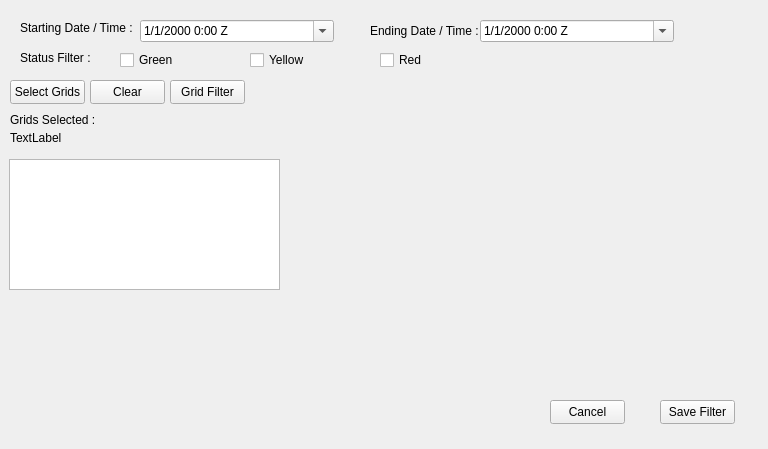
<?xml version="1.0" encoding="UTF-8"?>
<ui version="4.0">
 <class>FilterForm</class>
 <widget class="QWidget" name="FilterForm">
  <property name="windowModality">
   <enum>Qt::NonModal</enum>
  </property>
  <property name="geometry">
   <rect>
    <x>0</x>
    <y>0</y>
    <width>768</width>
    <height>449</height>
   </rect>
  </property>
  <property name="font">
   <font>
    <family>Arial</family>
   </font>
  </property>
  <property name="windowTitle">
   <string>Commstat Filters</string>
  </property>
  <widget class="QDateTimeEdit" name="StartDateTimeEdit">
   <property name="geometry">
    <rect>
     <x>140</x>
     <y>20</y>
     <width>194</width>
     <height>22</height>
    </rect>
   </property>
   <property name="displayFormat">
    <string>M/d/yyyy h:mm Z</string>
   </property>
   <property name="calendarPopup">
    <bool>true</bool>
   </property>
   <property name="timeSpec">
    <enum>Qt::UTC</enum>
   </property>
  </widget>
  <widget class="QLabel" name="StartTimeLabel">
   <property name="geometry">
    <rect>
     <x>20</x>
     <y>20</y>
     <width>121</width>
     <height>16</height>
    </rect>
   </property>
   <property name="text">
    <string>Starting Date / Time : </string>
   </property>
  </widget>
  <widget class="QLabel" name="EndTimeLabel">
   <property name="geometry">
    <rect>
     <x>370</x>
     <y>20</y>
     <width>111</width>
     <height>21</height>
    </rect>
   </property>
   <property name="text">
    <string>Ending Date / Time : </string>
   </property>
  </widget>
  <widget class="QDateTimeEdit" name="EndDateTimeEdit">
   <property name="geometry">
    <rect>
     <x>480</x>
     <y>20</y>
     <width>194</width>
     <height>22</height>
    </rect>
   </property>
   <property name="displayFormat">
    <string>M/d/yyyy h:mm Z</string>
   </property>
   <property name="calendarPopup">
    <bool>true</bool>
   </property>
   <property name="timeSpec">
    <enum>Qt::UTC</enum>
   </property>
  </widget>
  <widget class="QCheckBox" name="greenCheckBox">
   <property name="geometry">
    <rect>
     <x>120</x>
     <y>50</y>
     <width>76</width>
     <height>20</height>
    </rect>
   </property>
   <property name="text">
    <string>Green</string>
   </property>
  </widget>
  <widget class="QCheckBox" name="YellowCheckBox">
   <property name="geometry">
    <rect>
     <x>250</x>
     <y>50</y>
     <width>76</width>
     <height>20</height>
    </rect>
   </property>
   <property name="text">
    <string>Yellow</string>
   </property>
  </widget>
  <widget class="QCheckBox" name="RedCheckBox">
   <property name="geometry">
    <rect>
     <x>380</x>
     <y>50</y>
     <width>76</width>
     <height>20</height>
    </rect>
   </property>
   <property name="text">
    <string>Red</string>
   </property>
  </widget>
  <widget class="QLabel" name="StatusLabel">
   <property name="geometry">
    <rect>
     <x>20</x>
     <y>50</y>
     <width>71</width>
     <height>16</height>
    </rect>
   </property>
   <property name="text">
    <string>Status Filter : </string>
   </property>
  </widget>
  <widget class="QPushButton" name="GridSelectpushButton">
   <property name="geometry">
    <rect>
     <x>170</x>
     <y>80</y>
     <width>75</width>
     <height>24</height>
    </rect>
   </property>
   <property name="text">
    <string>Grid Filter</string>
   </property>
  </widget>
  <widget class="QPushButton" name="ClearGridspushButton">
   <property name="geometry">
    <rect>
     <x>90</x>
     <y>80</y>
     <width>75</width>
     <height>24</height>
    </rect>
   </property>
   <property name="text">
    <string>Clear</string>
   </property>
  </widget>
  <widget class="QLabel" name="GridsLabel">
   <property name="geometry">
    <rect>
     <x>10</x>
     <y>110</y>
     <width>111</width>
     <height>20</height>
    </rect>
   </property>
   <property name="text">
    <string>Grids Selected : </string>
   </property>
  </widget>
  <widget class="QLabel" name="gridsSelectedlabel">
   <property name="geometry">
    <rect>
     <x>10</x>
     <y>130</y>
     <width>281</width>
     <height>16</height>
    </rect>
   </property>
   <property name="text">
    <string>TextLabel</string>
   </property>
  </widget>
  <widget class="QPushButton" name="SaveGridspushButton">
   <property name="geometry">
    <rect>
     <x>10</x>
     <y>80</y>
     <width>75</width>
     <height>24</height>
    </rect>
   </property>
   <property name="text">
    <string>Select Grids</string>
   </property>
  </widget>
  <widget class="QWidget" name="gridLayoutWidget">
   <property name="geometry">
    <rect>
     <x>9</x>
     <y>159</y>
     <width>271</width>
     <height>131</height>
    </rect>
   </property>
   <layout class="QGridLayout" name="gridLayout">
    <item row="0" column="0">
     <widget class="QListView" name="listView"/>
    </item>
   </layout>
  </widget>
  <widget class="QLabel" name="label">
   <property name="geometry">
    <rect>
     <x>310</x>
     <y>90</y>
     <width>441</width>
     <height>291</height>
    </rect>
   </property>
   <property name="text">
    <string/>
   </property>
   <property name="pixmap">
    <pixmap>grid.png</pixmap>
   </property>
  </widget>
  <widget class="QPushButton" name="SavepushButton">
   <property name="geometry">
    <rect>
     <x>660</x>
     <y>400</y>
     <width>75</width>
     <height>24</height>
    </rect>
   </property>
   <property name="text">
    <string>Save Filter</string>
   </property>
  </widget>
  <widget class="QPushButton" name="CancelpushButton">
   <property name="geometry">
    <rect>
     <x>550</x>
     <y>400</y>
     <width>75</width>
     <height>24</height>
    </rect>
   </property>
   <property name="text">
    <string>Cancel</string>
   </property>
  </widget>
 </widget>
 <resources/>
 <connections/>
</ui>
